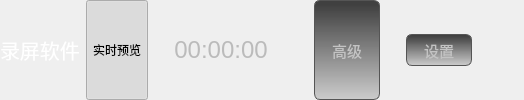
       <widget class="QWidget" name="widget_top" native="true">
        <property name="minimumSize">
         <size>
          <width>0</width>
          <height>36</height>
         </size>
        </property>
        <layout class="QHBoxLayout" name="horizontalLayout_3">
         <property name="leftMargin">
          <number>0</number>
         </property>
         <property name="topMargin">
          <number>0</number>
         </property>
         <property name="rightMargin">
          <number>0</number>
         </property>
         <property name="bottomMargin">
          <number>0</number>
         </property>
         <item>
          <widget class="QLabel" name="label_title">
           <property name="styleSheet">
            <string notr="true">QLabel
{
	color: #ffffff;
	font-size:20px;
	font-family:&quot;微软雅黑&quot;;
}</string>
           </property>
           <property name="text">
            <string>录屏软件</string>
           </property>
          </widget>
         </item>
         <item>
          <widget class="QToolButton" name="toolButton_view">
           <property name="enabled">
            <bool>true</bool>
           </property>
           <property name="sizePolicy">
            <sizepolicy hsizetype="Preferred" vsizetype="Preferred">
             <horstretch>0</horstretch>
             <verstretch>0</verstretch>
            </sizepolicy>
           </property>
           <property name="cursor">
            <cursorShape>PointingHandCursor</cursorShape>
           </property>
           <property name="styleSheet">
            <string notr="true">
QToolButton{
border-radius:0px;
border-style: solid; 
border-width: 2px; 
border-color: rgb(255, 0, 0); 
color:#ffffff;
} 

QToolButton:checked{
	background-color: rgb(255, 0, 0);
};</string>
           </property>
           <property name="text">
            <string>实时预览</string>
           </property>
           <property name="iconSize">
            <size>
             <width>0</width>
             <height>0</height>
            </size>
           </property>
           <property name="checkable">
            <bool>true</bool>
           </property>
           <property name="checked">
            <bool>true</bool>
           </property>
           <property name="toolButtonStyle">
            <enum>Qt::ToolButtonTextUnderIcon</enum>
           </property>
          </widget>
         </item>
         <item>
          <spacer name="horizontalSpacer_17">
           <property name="orientation">
            <enum>Qt::Horizontal</enum>
           </property>
           <property name="sizeType">
            <enum>QSizePolicy::Fixed</enum>
           </property>
           <property name="sizeHint" stdset="0">
            <size>
             <width>20</width>
             <height>20</height>
            </size>
           </property>
          </spacer>
         </item>
         <item>
          <widget class="QLabel" name="label_time_record">
           <property name="styleSheet">
            <string notr="true">QLabel
{
	color: #bbbbbb;
	font-size:24px;
	font-family:&quot;微软雅黑&quot;;
}</string>
           </property>
           <property name="text">
            <string>00:00:00</string>
           </property>
           <property name="alignment">
            <set>Qt::AlignCenter</set>
           </property>
          </widget>
         </item>
         <item>
          <spacer name="horizontalSpacer_15">
           <property name="orientation">
            <enum>Qt::Horizontal</enum>
           </property>
           <property name="sizeHint" stdset="0">
            <size>
             <width>40</width>
             <height>20</height>
            </size>
           </property>
          </spacer>
         </item>
         <item>
          <widget class="QPushButton" name="pushButton_expand">
           <property name="sizePolicy">
            <sizepolicy hsizetype="Preferred" vsizetype="Preferred">
             <horstretch>0</horstretch>
             <verstretch>0</verstretch>
            </sizepolicy>
           </property>
           <property name="minimumSize">
            <size>
             <width>66</width>
             <height>0</height>
            </size>
           </property>
           <property name="cursor">
            <cursorShape>PointingHandCursor</cursorShape>
           </property>
           <property name="styleSheet">
            <string notr="true">
QPushButton{
	border:none;
	color:rgb(195, 195, 195);
	font-size:15px;
	
	
	background-color: qlineargradient(spread:pad, x1:1, y1:0, x2:1, y2:1, stop:0.0397727 rgba(64, 64, 64, 255), stop:1 rgba(46, 46, 46, 46));

	font-family:&quot;微软雅黑&quot;;
	border-radius:6px;
	border:1px solid rgb(85, 85, 85);
} 

QPushButton:hover{
	background-color: qlineargradient(spread:pad, x1:1, y1:0, x2:1, y2:1, stop:0.0397727 rgba(84, 84, 84, 255), stop:1 rgba(46, 46, 46, 46));
} 

QPushButton:checked{
	background-color: qlineargradient(spread:pad, x1:1, y1:0, x2:1, y2:1, stop:0.0397727 rgba(38, 38, 38, 255), stop:1 rgba(46, 46, 46, 46));
	border:1px solid rgb(65, 65, 65);
	color:rgb(236, 139, 13);
} </string>
           </property>
           <property name="text">
            <string>高级</string>
           </property>
           <property name="checkable">
            <bool>true</bool>
           </property>
           <property name="checked">
            <bool>false</bool>
           </property>
          </widget>
         </item>
         <item>
          <spacer name="horizontalSpacer_16">
           <property name="orientation">
            <enum>Qt::Horizontal</enum>
           </property>
           <property name="sizeType">
            <enum>QSizePolicy::Fixed</enum>
           </property>
           <property name="sizeHint" stdset="0">
            <size>
             <width>20</width>
             <height>20</height>
            </size>
           </property>
          </spacer>
         </item>
         <item>
          <widget class="QPushButton" name="pushButton_audioTest">
           <property name="sizePolicy">
            <sizepolicy hsizetype="Preferred" vsizetype="Preferred">
             <horstretch>0</horstretch>
             <verstretch>0</verstretch>
            </sizepolicy>
           </property>
           <property name="minimumSize">
            <size>
             <width>66</width>
             <height>0</height>
            </size>
           </property>
           <property name="maximumSize">
            <size>
             <width>16777215</width>
             <height>32</height>
            </size>
           </property>
           <property name="cursor">
            <cursorShape>PointingHandCursor</cursorShape>
           </property>
           <property name="styleSheet">
            <string notr="true">
QPushButton{
	border:none;
	color:rgb(195, 195, 195);
	font-size:15px;
	
	
	background-color: qlineargradient(spread:pad, x1:1, y1:0, x2:1, y2:1, stop:0.0397727 rgba(64, 64, 64, 255), stop:1 rgba(46, 46, 46, 46));

	font-family:&quot;微软雅黑&quot;;
	border-radius:6px;
	border:1px solid rgb(85, 85, 85);
} 

QPushButton:hover{
	background-color: qlineargradient(spread:pad, x1:1, y1:0, x2:1, y2:1, stop:0.0397727 rgba(84, 84, 84, 255), stop:1 rgba(46, 46, 46, 46));
} 

QPushButton:checked{
	background-color: qlineargradient(spread:pad, x1:1, y1:0, x2:1, y2:1, stop:0.0397727 rgba(38, 38, 38, 255), stop:1 rgba(46, 46, 46, 46));
	border:1px solid rgb(65, 65, 65);
	color:rgb(236, 139, 13);
} </string>
           </property>
           <property name="text">
            <string>设置</string>
           </property>
          </widget>
         </item>
         <item>
          <spacer name="horizontalSpacer">
           <property name="orientation">
            <enum>Qt::Horizontal</enum>
           </property>
           <property name="sizeType">
            <enum>QSizePolicy::Fixed</enum>
           </property>
           <property name="sizeHint" stdset="0">
            <size>
             <width>20</width>
             <height>20</height>
            </size>
           </property>
          </spacer>
         </item>
         <item>
          <widget class="QPushButton" name="pushButton_close">
           <property name="minimumSize">
            <size>
             <width>26</width>
             <height>26</height>
            </size>
           </property>
           <property name="maximumSize">
            <size>
             <width>26</width>
             <height>26</height>
            </size>
           </property>
           <property name="cursor">
            <cursorShape>PointingHandCursor</cursorShape>
           </property>
           <property name="toolTip">
            <string>关闭</string>
           </property>
           <property name="styleSheet">
            <string notr="true">QPushButton{ 
image: url(:/image/close_2_normal.png);
border-radius:0px; 
} 
QPushButton:hover{ 
image: url(:image/close_normal.png);
background-color:rgb(255,80,6); 
border-radius:12px; 
} 
QPushButton:pressed{ 
image: url(:image/close_hover.png);
border-radius:0px; 
}
</string>
           </property>
           <property name="text">
            <string/>
           </property>
          </widget>
         </item>
        </layout>
       </widget>
